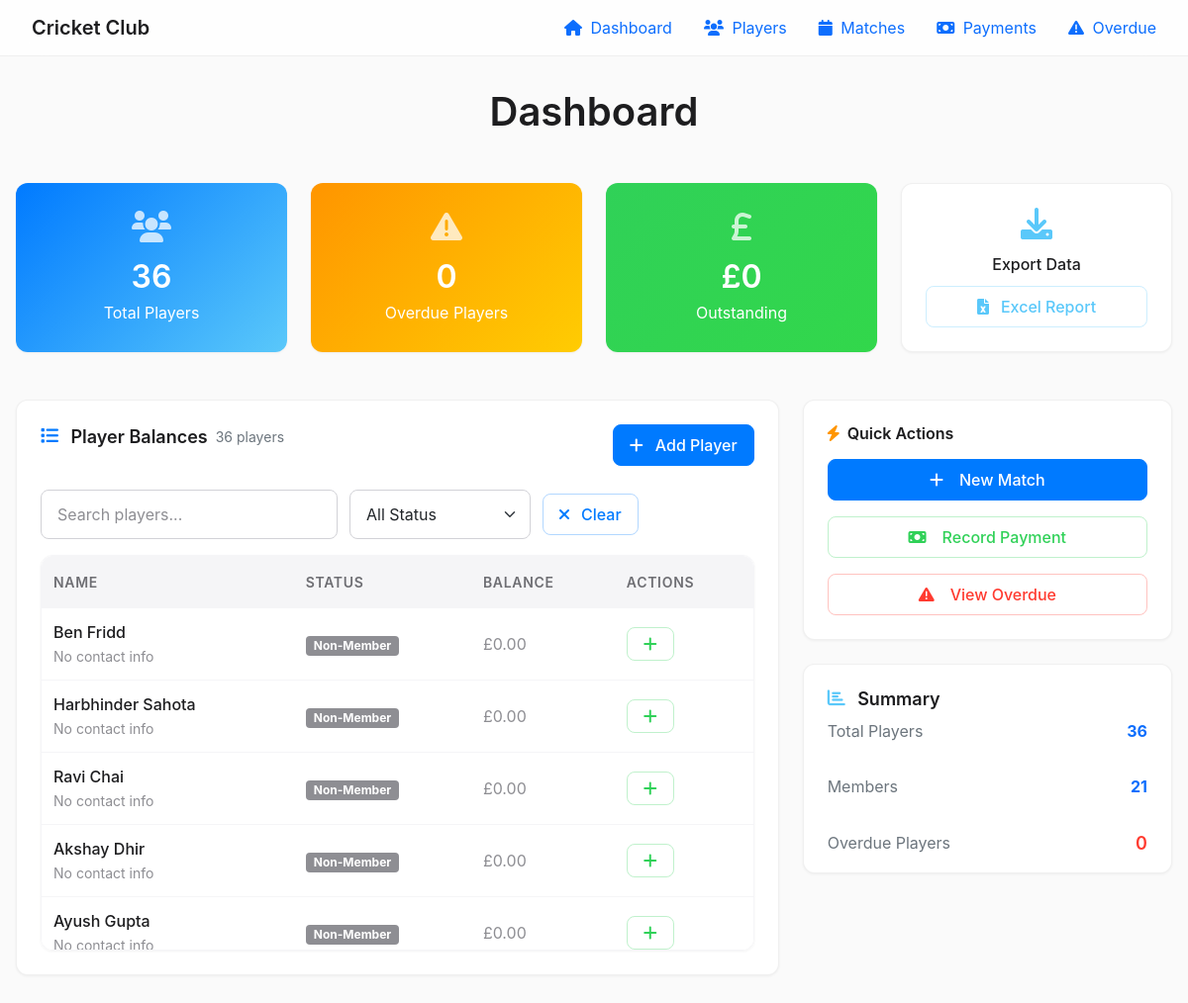
The page / on the database its author committed.
### app.py (models this page shows, shortened)
class Player(db.Model):
    id = db.Column(db.Integer, primary_key=True)
    name = db.Column(db.String(100), nullable=False)
    is_member = db.Column(db.Boolean, default=True)
    contact_info = db.Column(db.String(200))
    membership_fee = db.Column(db.Float, default=200.0)  # Standard membership fee for all members
    historical_match_fees_owed = db.Column(db.Float, default=0.0)  # Historical match fees owed from imports
    membership_status = db.Column(db.String(50), default='Paid')  # Unpaid, Part Paid, Paid, Sponsorship
    payments = db.relationship('Payment', backref='player', lazy=True, cascade='all, delete-orphan')
    attendances = db.relationship('MatchAttendance', backref='player', lazy=True, cascade='all, delete-orphan')
    def total_paid(self):
        return sum(p.amount for p in self.payments)
    def total_owed(self):
        match_fees = 0
        for attendance in self.attendances:
            if self.is_member:
                match_fees += attendance.match.fee
            else:
                match_fees += attendance.match.fee * 2  # Non-members pay double
        membership_owed = self.membership_fee if self.is_member else 0
        historical_owed = self.historical_match_fees_owed or 0
        return match_fees + membership_owed + historical_owed
    def balance(self):
        return self.total_owed() - self.total_paid()
    def is_overdue(self):
        return self.balance() > 0

### app.py (the view)
@app.route('/')
def index():
    players = Player.query.order_by(Player.id.desc()).all()
    total_players = len(players)
    total_dues = sum(p.balance() for p in players)
    overdue_count = len([p for p in players if p.is_overdue()])
    return render_template('index.html',
                         players=players,
                         total_players=total_players,
                         total_dues=total_dues,
                         overdue_count=overdue_count)

### templates/index.html (shortened to what this page needs)
{% extends "base.html" %}
{% block content %}
<div class="text-center mb-5">
    <h1 style="font-weight: 600; font-size: 2.5rem; color: #1d1d1f; margin-bottom: 8px;">Dashboard</h1>
</div>
<div class="row g-4 mb-5">
    <div class="col-md-3">
        <a href="{{ url_for('players') }}" class="text-decoration-none">
            <div class="card text-center h-100 border-0"
                style="background: linear-gradient(135deg, #007aff 0%, #5ac8fa 100%); color: white; transition: transform 0.2s ease; cursor: pointer;">
                <div class="card-body d-flex flex-column justify-content-center">
                    <i class="fas fa-users fa-2x mb-3 opacity-75"></i>
                    <h2 style="font-weight: 600; margin-bottom: 4px;">{{ total_players }}</h2>
                    <p class="mb-0 opacity-90">Total Players</p>
                </div>
            </div>
        </a>
    </div>
    <div class="col-md-3">
        <a href="{{ url_for('overdue') }}" class="text-decoration-none">
            <div class="card text-center h-100 border-0"
                style="background: linear-gradient(135deg, #ff9500 0%, #ffcc02 100%); color: white; transition: transform 0.2s ease; cursor: pointer;">
                <div class="card-body d-flex flex-column justify-content-center">
                    <i class="fas fa-exclamation-triangle fa-2x mb-3 opacity-75"></i>
                    <h2 style="font-weight: 600; margin-bottom: 4px;">{{ overdue_count }}</h2>
                    <p class="mb-0 opacity-90">Overdue Players</p>
                </div>
            </div>
        </a>
    </div>
    <div class="col-md-3">
        <a href="{{ url_for('payments') }}" class="text-decoration-none">
            <div class="card text-center h-100 border-0"
                style="background: linear-gradient(135deg, #30d158 0%, #32d74b 100%); color: white; transition: transform 0.2s ease; cursor: pointer;">
                <div class="card-body d-flex flex-column justify-content-center">
                    <i class="fas fa-pound-sign fa-2x mb-3 opacity-75"></i>
                    <h2 style="font-weight: 600; margin-bottom: 4px;">&pound;{{ "%.0f"|format(total_dues) }}</h2>
                    <p class="mb-0 opacity-90">Outstanding</p>
                </div>
            </div>
        </a>
    </div>
    <div class="col-md-3">
        <div class="card text-center h-100">
            <div class="card-body d-flex flex-column justify-content-center">
                <i class="fas fa-download fa-2x mb-3" style="color: #5ac8fa;"></i>
                <h6 style="font-weight: 500; margin-bottom: 12px;">Export Data</h6>
                <a href="{{ url_for('export_overdue') }}" class="btn btn-outline-info btn-sm">
                    <i class="fas fa-file-excel me-1"></i> Excel Report
                </a>
            </div>
        </div>
    </div>
</div>
<div class="row g-4">
    <div class="col-lg-8">
        <div class="card">
            <div class="card-body" style="padding: 24px;">
                <div class="d-flex justify-content-between align-items-center mb-4">
                    <h5 class="section-header">
                        <i class="fas fa-list section-header-icon icon-primary"></i>
                        Player Balances
                        <span class="table-counter text-secondary text-sm">{{ players|length }} players</span>
                    </h5>
                    <a href="{{ url_for('add_player') }}" class="btn btn-primary">
                        <i class="fas fa-plus me-1"></i> Add Player
                    </a>
                </div>
                <div class="table-filter">
                    <div>
                        <input type="text" class="form-control table-filter-input" placeholder="Search players..."
                               aria-label="Search players">
                    </div>
                    <div>
                        <select class="form-select table-filter-select" aria-label="Filter by status">
                            <option value="all">All Status</option>
                        </select>
                    </div>
                    <button type="button" class="btn btn-outline-primary btn-sm"
                            onclick="clearTableFilters(this.closest('.card'))">
                        <i class="fas fa-times me-1"></i> Clear
                    </button>
                </div>
                <div class="table-container">
                    <table class="table table-hover">
                        <thead>
                            <tr>
                                <th>Name</th>
                                <th>Status</th>
                                <th>Balance</th>
                                <th>Actions</th>
                            </tr>
                        </thead>
                        <tbody>
                            {% for player in players %}
                            <tr>
                                <td>
                                    <div style="font-weight: 500;">{{ player.name }}</div>
                                    <small style="color: #8e8e93;">{{ player.contact_info or 'No contact info'
                                        }}</small>
                                </td>
                                <td>
                                    {% if player.is_member %}
                                    <span class="badge"
                                        style="background: #30d158; color: white; padding: 4px 8px;">Member</span>
                                    {% else %}
                                    <span class="badge"
                                        style="background: #8e8e93; color: white; padding: 4px 8px;">Non-Member</span>
                                    {% endif %}
                                </td>
                                <td>
                                    {% if player.balance() > 0 %}
                                                                    <span class="balance-negative fw-bold">&pound;{{ "%.2f"|format(player.balance()) }}</span>
                                {% elif player.balance() < 0 %} <span class="balance-positive fw-bold">&pound;{{
                                    "%.2f"|format(player.balance()|abs) }}</span>
                                {% else %}
                                <span style="color: #8e8e93;">&pound;0.00</span>
                                        {% endif %}
                                </td>
                                <td>
                                    <a href="{{ url_for('add_payment') }}?player_id={{ player.id }}"
                                        class="btn btn-outline-success btn-sm">
                                        <i class="fas fa-plus"></i>
                                    </a>
                                </td>
                            </tr>
                            {% endfor %}
                        </tbody>
                    </table>
                </div>
            </div>
        </div>
    </div>
    <div class="col-lg-4">
        <div class="card mb-4">
            <div class="card-body">
                <h6 style="font-weight: 600; color: #1d1d1f; margin-bottom: 16px;">
                    <i class="fas fa-bolt me-2" style="color: #ff9500;"></i>Quick Actions
                </h6>
                <div class="d-grid gap-3">
                    <a href="{{ url_for('create_match') }}" class="btn btn-primary">
                        <i class="fas fa-plus me-2"></i> New Match
                    </a>
                    <a href="{{ url_for('add_payment') }}" class="btn btn-outline-success">
                        <i class="fas fa-money-bill me-2"></i> Record Payment
                    </a>
                    <a href="{{ url_for('overdue') }}" class="btn btn-outline-danger">
                        <i class="fas fa-exclamation-triangle me-2"></i> View Overdue
                    </a>
                </div>
            </div>
        </div>
        <div class="card">
            <div class="card-body">
                <h6 class="section-header">
                    <i class="fas fa-chart-bar section-header-icon icon-info"></i>
                    Summary
                </h6>
                <div class="list-group list-group-flush list-group-flush-custom">
                    <div class="list-group-item list-group-item-custom d-flex justify-content-between align-items-center border-0">
                        <span class="text-secondary">Total Players</span>
                        <strong class="text-primary">{{ total_players }}</strong>
                    </div>
                    <div class="list-group-item list-group-item-custom d-flex justify-content-between align-items-center border-0">
                        <span class="text-secondary">Members</span>
                        <strong class="text-primary">{{ players|selectattr('is_member')|list|length }}</strong>
                    </div>
                    <div class="list-group-item list-group-item-custom d-flex justify-content-between align-items-center border-0">
                        <span class="text-secondary">Overdue Players</span>
                        <strong class="balance-negative">{{ overdue_count }}</strong>
                    </div>
                </div>
            </div>
        </div>
    </div>
</div>
{% endblock %}

### rows shown on the page
Player: name "Ben Fridd", contact_info "No contact info", is_member "Non-Member"
Player: name "Harbhinder Sahota", contact_info "No contact info", is_member "Non-Member"
Player: name "Ravi Chai", contact_info "No contact info", is_member "Non-Member"
Player: name "Akshay Dhir", contact_info "No contact info", is_member "Non-Member"
Player: name "Ayush Gupta", contact_info "No contact info", is_member "Non-Member"

### other values the page prints
{{ total_players }} "36"
{{ overdue_count }} "0"
{{ "%.0f"|format(total_dues) }} "0"
{{ players|length }} "36"
{{ players|selectattr('is_member')|list|length }} "21"
